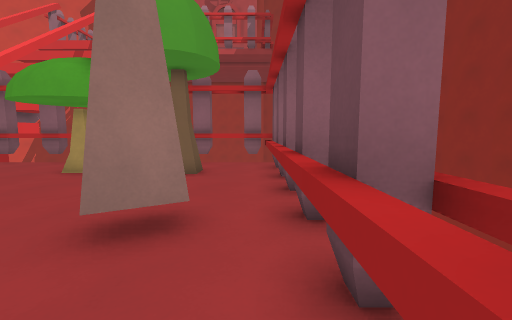
[1] (above)

16 first-person views from a walk through a 3-D level made in the Godot game engine. The camera is 1.3 m above the floor, tilts 6° down and sees 90° across. The floor is counted in squares, 1 m on a side. Each view is taken from the middle of a square. On the plan, view 1 faces up. The plan holds only what a view shows up to about 13 squares ahead; the rest is blank. The place goes on beyond the plan. Surface patterns are stand-ins for the level's own textures.

[2]
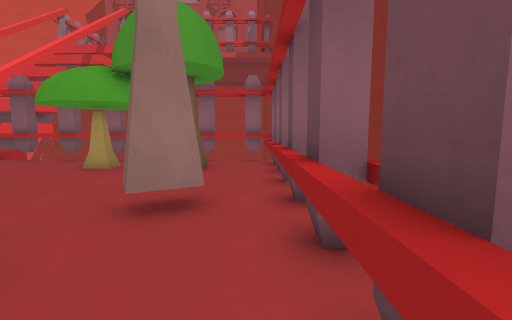

[3]
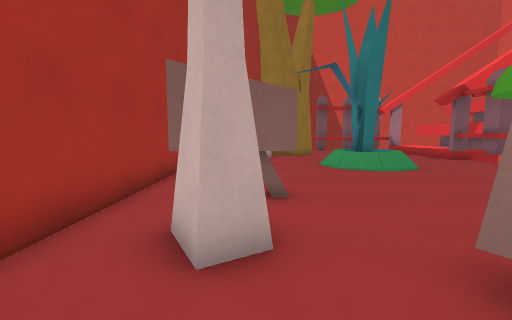

[4]
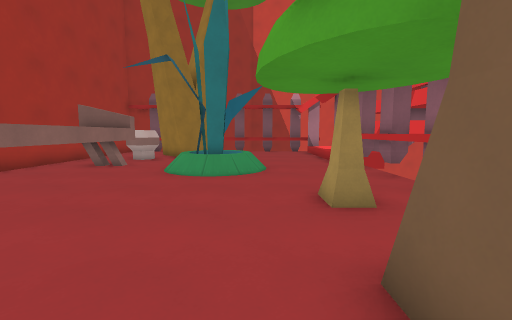

[5]
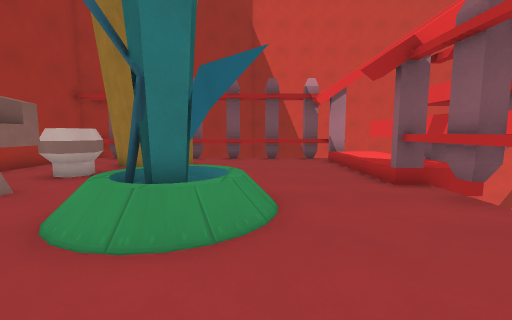

[6]
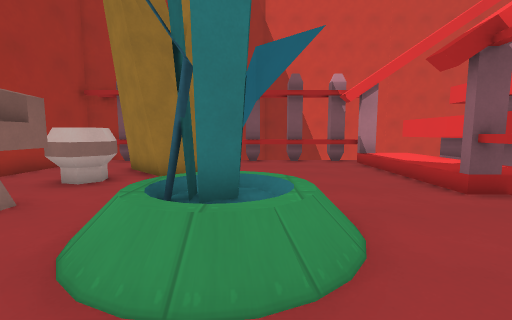

[7]
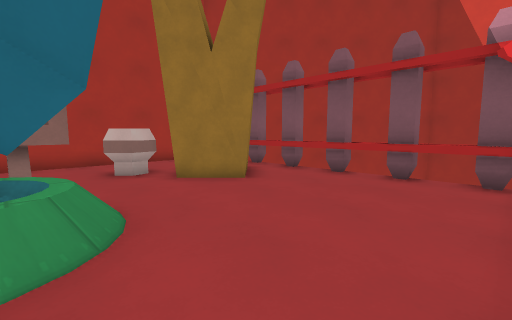

[8]
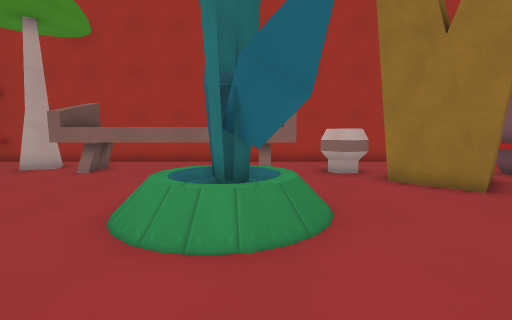

[9]
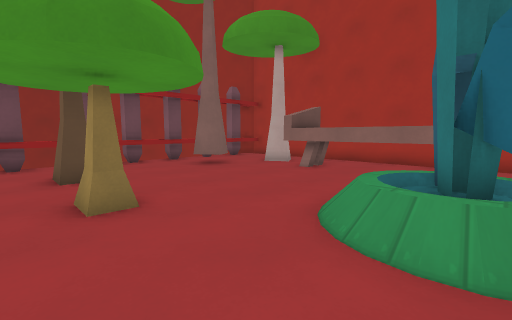

[10]
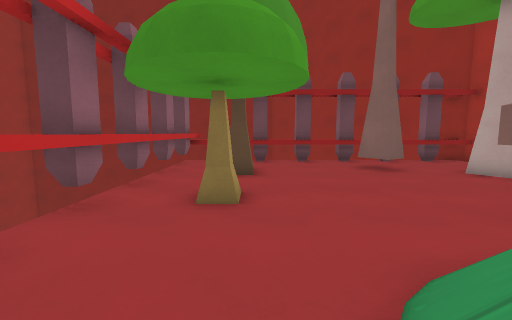

[11]
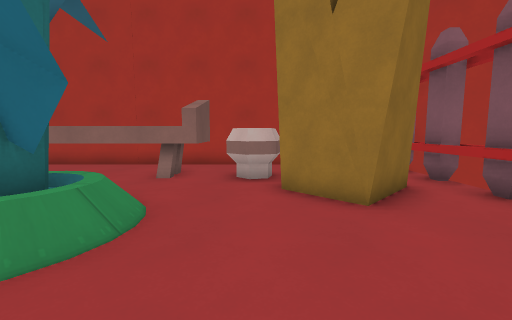

[12]
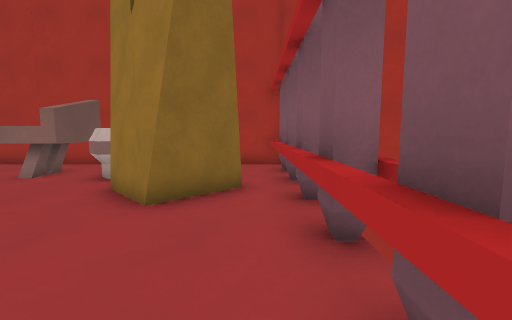

[13]
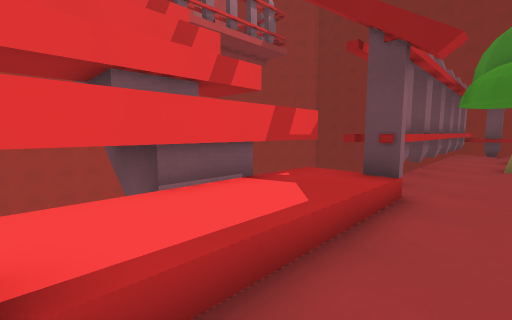

[14]
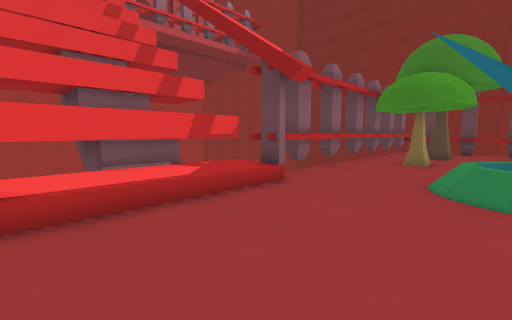

[15]
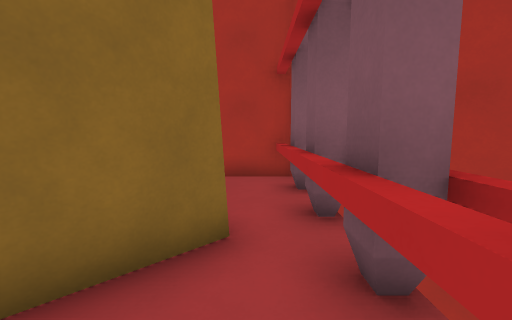

[16]
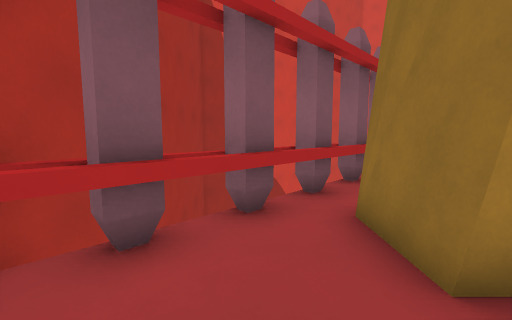

### Floor plan
Key: @ floor where view 1 was taken; # wall or solid block; x gap in a wall; . main floor; : floor 0.25 m higher than the main floor; + floor 0.5 m higher than the main floor; / step, stairs or slope; ^ raised ledge; E vent; T thing the floor can be seen under or through; O other object.
Columns run from 20 left of view 1 to 2 right of it. Each row starts with its distance up from view 1.
 15     ###
 14     ^
 13   ^^^^^^
 12   ++++++#
 11  #++++++^#^########^##
 10  #...................x
  9  ^............#..##..^
  8  #...............##..x
  7  ^.......OO/.........^
  6 ##......:#E/.........x
  5 #^......:# :.........^
  4 ##.##....//.......##.x
  3  ^.###............##.^
  2  #.###^..............x
  1 #^...#^xT^^^^^^^.#...^
  0 ##......T^     ^.#..@x
 -1 #^...................^#
 -2  #####################

Where each view was taken, in squares from view 1:
view 1: 0 up, 0 right, facing up
view 2: 1 down, 0 right, facing up
view 3: 1 up, 0 right, facing left
view 4: 7 up, 1 left, facing left
view 5: 7 up, 6 left, facing left
view 6: 6 up, 7 left, facing left
view 7: 10 up, 11 left, facing down-left
view 8: 10 up, 11 left, facing down
view 9: 10 up, 11 left, facing down-right
view 10: 8 up, 11 left, facing right
view 11: 9 up, 14 left, facing down
view 12: 9 up, 18 left, facing down
view 13: 9 up, 18 left, facing up-right
view 14: 6 up, 18 left, facing up-right
view 15: 6 up, 18 left, facing down
view 16: 1 down, 16 left, facing up-left
